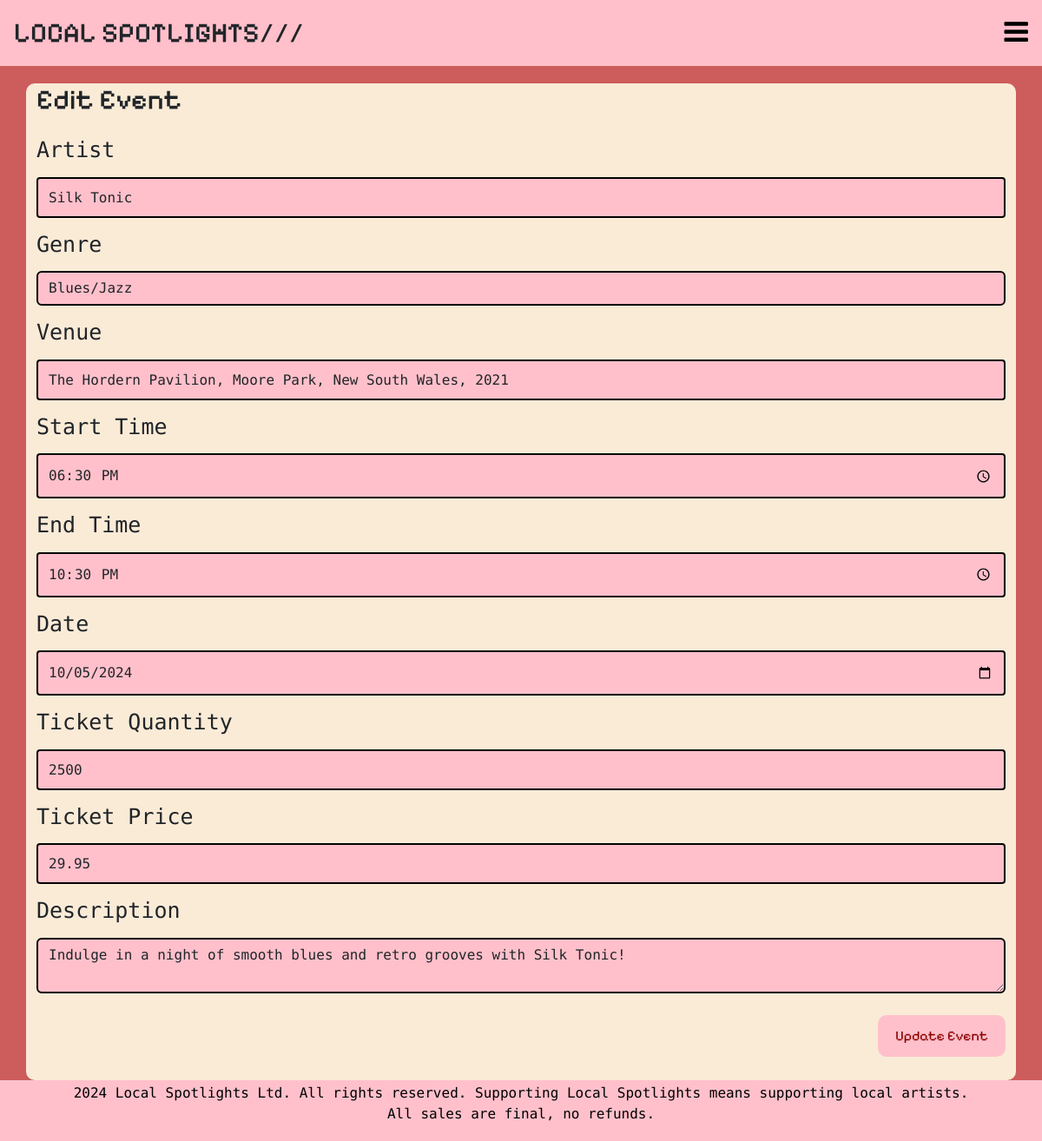
Page /events/3/edit-event (signed in) on the committed database.
### local_spotlights/models.py (models this page shows, shortened)
class Event(db.Model):
    __tablename__ = 'events'
    id = db.Column(db.Integer, primary_key=True)
    artist = db.Column(db.String(80))
    description = db.Column(db.String(200))
    img = db.Column(db.String(400))
    genre = db.Column(db.String(100))
    venue = db.Column(db.String(300))
    date = db.Column(db.Date)
    start_time = db.Column(db.Time)
    end_time = db.Column(db.Time)
    ticket_quantity = db.Column(db.Integer)
    ticket_price = db.Column(db.Float(20))
    comments = db.relationship('Comment', backref='event')
    status = db.relationship('EventStatus', backref='event', uselist=False)
    order = db.relationship('Order', backref="event")
    user_id = db.Column(db.Integer, db.ForeignKey('users.id'))

### local_spotlights/events.py (the view, shortened to what this page needs)
@eventbp.route('/<id>/edit-event', methods=['GET', 'POST'])
@login_required
def edit_event(id):
    event = db.session.scalar(db.select(Event).where(Event.id == id))
    if not event:
        abort(404)
    if event.user_id != current_user.id:
        flash('You are not authorized to edit this event', 'danger')
        return redirect(url_for('eventbp.my_events'))
    form = EditEventForm(obj=event)
    return render_template('events/edit_event.html', form=form, event=event)

### local_spotlights/forms.py (shortened to what this page needs)
class EditEventForm(FlaskForm):
    artist = StringField('Artist', validators=[InputRequired()])
    genre = SelectField("Genre", choices=[('rock', 'Rock'), ('metal', 'Metal'), ('pop', 'Pop'), ('blues/jazz', 'Blues/Jazz'), ('country', 'Country'), ('alternative', 'Alternative')])
    venue = StringField('Venue', validators=[InputRequired()])
    start_time = TimeField('Start Time', validators=[InputRequired()])
    end_time = TimeField('End Time', validators=[InputRequired()])
    date = DateField('Date', validators=[InputRequired()])
    ticket_quantity = IntegerField('Ticket Quantity', validators=[InputRequired()])
    ticket_price = FloatField('Ticket Price', validators=[InputRequired()])
    description = TextAreaField('Description', validators=[InputRequired()])
    submit = SubmitField('Update Event')

### local_spotlights/templates/events/edit_event.html (shortened to what this page needs)
{% extends "base.html" %}
{% block head %}
{{ super() }}
<link rel="stylesheet" type="text/css" href="{{ url_for('static', filename='styles/create_event_style.css') }}" />
{% endblock head %}
    {% block content %}
    <div class="main_container">
        <div class="container">
            <h2>Edit Event</h2>
            <form method="POST" action="{{ url_for('event.edit_event', id=event.id) }}" enctype="multipart/form-data">
                <div class="form-group">
                    {{ form.artist.label }} {{ form.artist(class="form-control") }}
                </div>
                <div class="form-group">
                    {{ form.genre.label }} {{ form.genre(class="form-control") }}
                </div>
                <div class="form-group">
                    {{ form.venue.label }} {{ form.venue(class="form-control") }}
                </div>
                <div class="form-group">
                    {{ form.start_time.label }} {{ form.start_time(class="form-control") }}
                </div>
                <div class="form-group">
                    {{ form.end_time.label }} {{ form.end_time(class="form-control") }}
                </div>
                <div class="form-group">
                    {{ form.date.label }} {{ form.date(class="form-control") }}
                </div>
                <div class="form-group">
                    {{ form.ticket_quantity.label }} {{ form.ticket_quantity(class="form-control") }}
                </div>
                <div class="form-group">
                    {{ form.ticket_price.label }} {{ form.ticket_price(class="form-control") }}
                </div>
                <div class="form-group">
                    {{ form.description.label }} {{ form.description(class="form-control") }}
                </div>
                <div class="form-group" style="margin-left:auto; margin-right: auto;
         margin-top:25px; display: block; padding-bottom: 50px;">
                    {{ form.submit(class="btn btn-primary") }}
                </div>
            </form>
        </div>
    </div>
    {% endblock content %}

### local_spotlights/static/styles/create_event_style.css (style rules this page uses)
body { background-color: indianred !important; font-size: 30px; font-family: Pixelify Sans !important; font-weight: 500; }
label { font-size: 25px; font-family: Azeret Mono; }
input[type=text], input[type=number], input[type=time], input[type=date], select, textarea { width: 100%; padding: 12px; border: 1px solid #ccc; border-radius: 4px; box-sizing: border-box; resize: vertical; background-color: pink; }
label { padding: 12px 12px 12px 0; display: inline-block; }
input[type=submit] { background-color: pink; color: darkred; padding: 12px 20px; border-radius:10px; border: none; cursor: pointer; float: right; }
.container { background-color: antiquewhite; border-radius: 10px; height: auto; padding-bottom: 25px; width: 100%; height: 100% }
.form-control { background-color: pink !important; height: 100% !important; width: auto; font-family:Azeret Mono !important; border: 2px solid black !important; }

### rows in the picture
Event: artist "Silk Tonic", genre "Blues/Jazz", venue "The Hordern Pavilion, Moore Park, New South Wales, 2021", start_time "18:30", end_time "22:30", date "10/05/2024", ticket_quantity "2500", ticket_price "29.95", description "Indulge in a night of smooth blues and retro grooves with Silk Tonic!"
